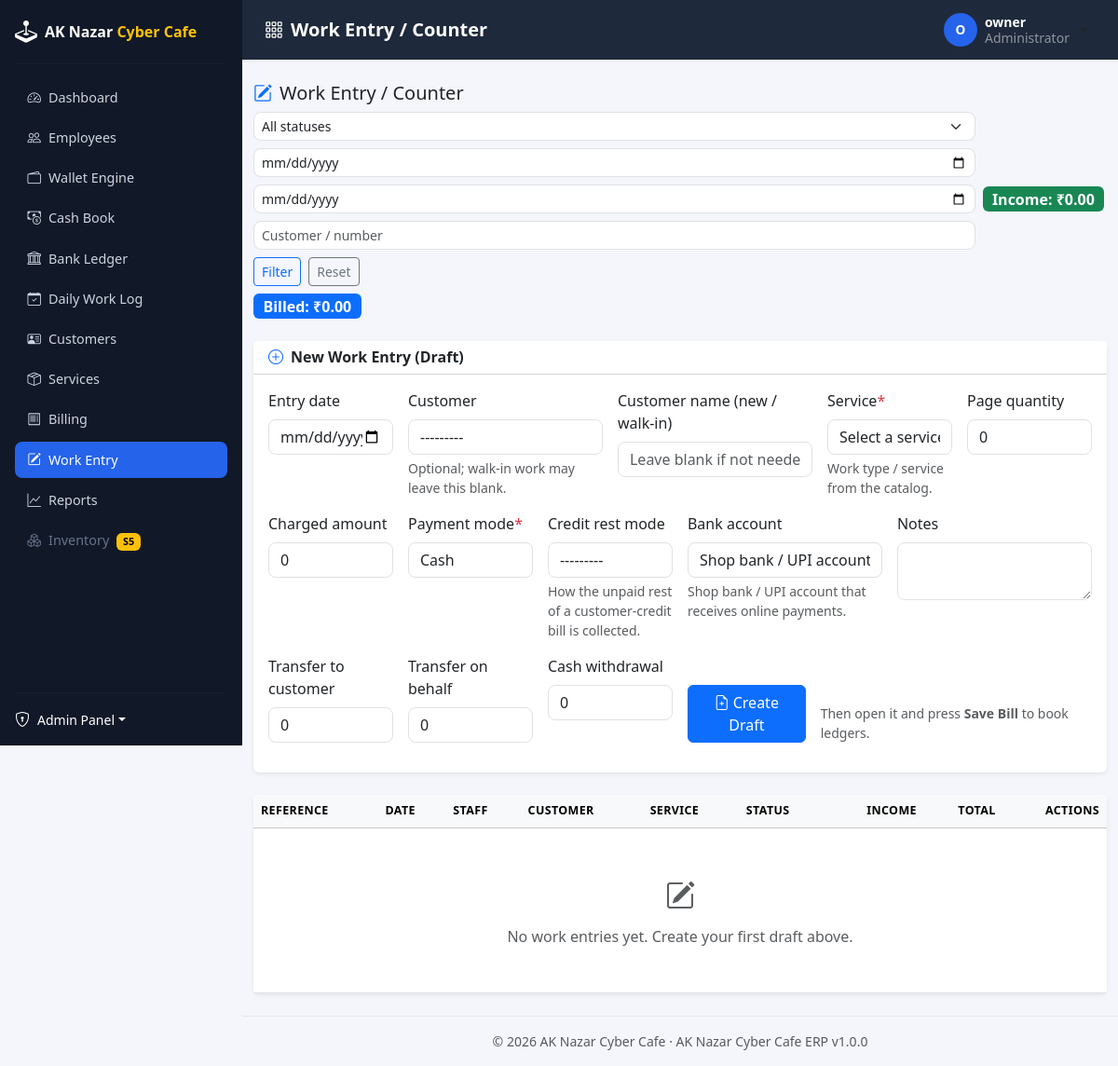
/workentry/ (signed in), run on an earlier commit of the app's database.
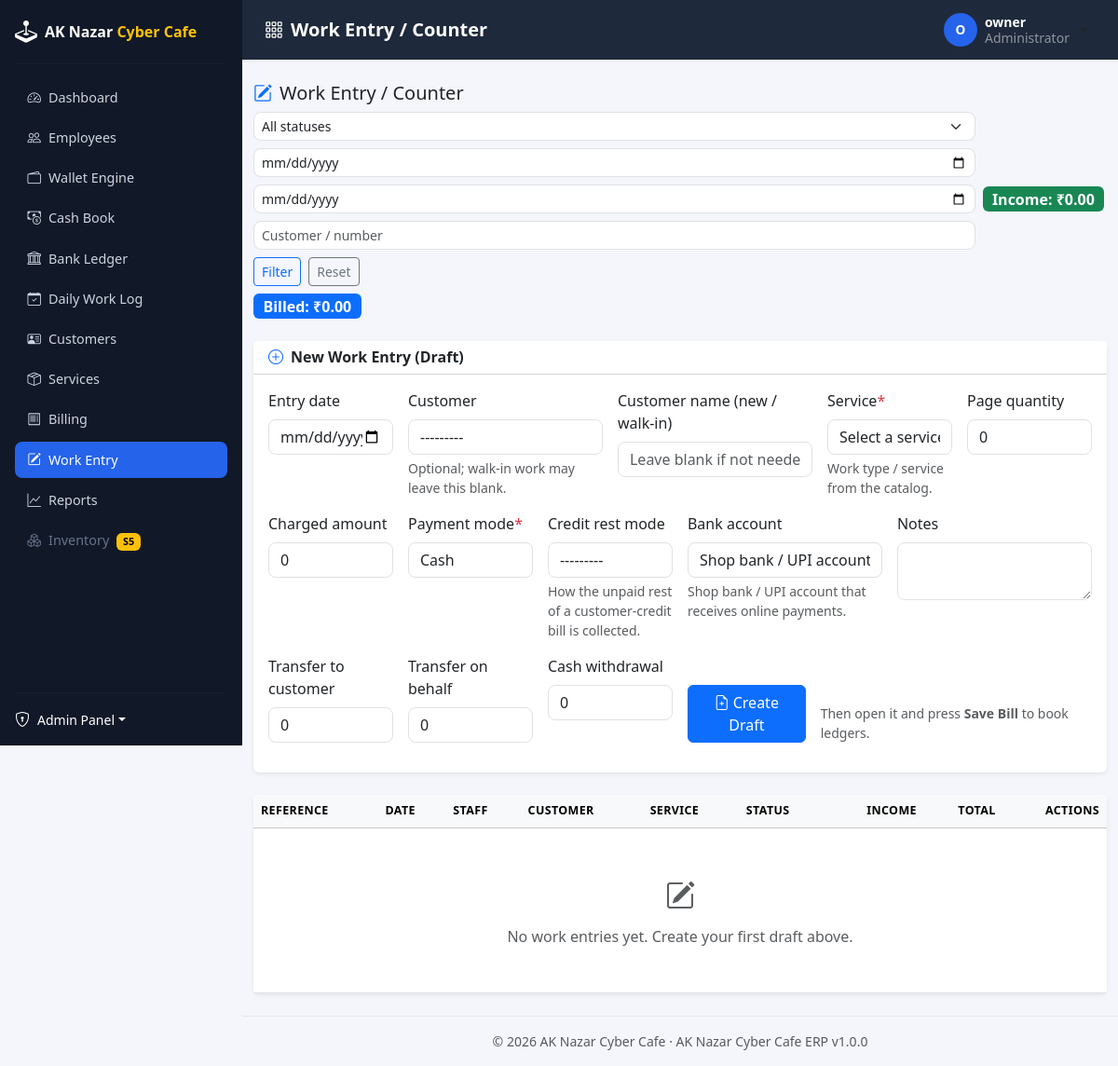
And on a later commit of the database.
### apps/services/models/service.py (models this page shows, shortened)
class Service(BaseModel):
    name = models.CharField(max_length=150, unique=True)
    category = models.ForeignKey(
        Category,
        on_delete=models.PROTECT,
        null=True,
        blank=True,
        related_name="services",
        db_index=True,
        help_text="Optional; defaults to the 'Other' category.",
    )
    unit = models.CharField(max_length=50, blank=True, help_text="Billing unit, e.g. 'per hour', 'per page'.")
    price = money_field()
    description = models.TextField(blank=True)
    class Meta:
        ordering = ["category__name", "name"]
        verbose_name = "Service"
        verbose_name_plural = "Services"
        indexes = [
            models.Index(fields=["category", "name"]),
        ]
    def __str__(self):
        return f"{self.name} ({self.price})"

### apps/workentry/views/workentry.py (the view, shortened to what this page needs)
# urls.py: path("", workentry_views.WorkEntryListView.as_view(), name="list"),
class WorkEntryListView(LoginRequiredMixin, PermissionRequiredMixin, ListView):
    permission_required = "workentry.view_workentry"
    template_name = "workentry/workentry_list.html"
    context_object_name = "entries"
    paginate_by = 20
    def get_queryset(self):
        staff = self.request_staff
        is_manager = staff is not None and (
            staff.is_supervisor or staff.role == Role.ACCOUNTANT
        )
        filters = {
            "status": self.request.GET.get("status", ""),
            "from_date": self.request.GET.get("from_date", ""),
            "to_date": self.request.GET.get("to_date", ""),
            "q": self.request.GET.get("q", ""),
        }
        staff_filter = self.request.GET.get("staff", "")
        if is_manager and staff_filter:
            filters["staff"] = staff_filter
        return WorkEntrySelector.list_entries(filters, staff=staff, is_manager=is_manager)
    @property
    def request_staff(self):
        return getattr(self.request.user, "employee", None)
    def get_context_data(self, **kwargs):
        context = super().get_context_data(**kwargs)
        staff = self.request_staff
        context["page_title"] = "Work Entry / Counter"
        context["statuses"] = WorkEntryStatus.choices
        context["is_manager"] = staff is not None and (
            staff.is_supervisor or staff.role == Role.ACCOUNTANT
        )
        if context["is_manager"]:
            context["staff_options"] = Employee.objects.filter(status="ACTIVE").order_by("full_name")
        context["totals"] = WorkEntrySelector.income_totals(self.object_list)
        if self.request.user.has_perm("workentry.add_workentry"):
            context["workentry_form"] = WorkEntryForm()
        return context

### apps/accounts/models/user.py (called while the page is built)
    def get_full_name(self):
        full_name = " ".join(part for part in (self.first_name, self.last_name) if part).strip()
        return full_name or self.username

    def get_short_name(self):
        return self.first_name or self.username

### apps/common/context_processors.py (called while the page is built)
def erp_context(request):
    return {
        "ERP_APP_NAME": settings.ERP_APP_NAME,
        "ERP_APP_VERSION": settings.ERP_APP_VERSION,
        "ERP_COMPANY_NAME": settings.ERP_COMPANY_NAME,
        "ERP_COMPANY_ADDRESS": settings.ERP_COMPANY_ADDRESS,
    }

### apps/common/managers.py (called while the page is built)
    def get_queryset(self):
        return super().get_queryset().filter(deleted_at__isnull=True)

### apps/common/templatetags/erp_tags.py (called while the page is built)
@register.filter(name="inr")
def inr(value, decimal_places: int = 2) -> str:
    if value in (None, ""):
        return "\u20b90.00"
    try:
        amount = Decimal(str(value))
    except Exception:
        return str(value)
    amount = amount.quantize(Decimal("1." + "0" * decimal_places), rounding=ROUND_HALF_UP)
    formatted = number_format(amount, decimal_pos=decimal_places, use_l10n=True)
    return f"\u20b9{formatted}"

@register.filter(name="add_class")
def add_class(field, css_class: str):
    return field.as_widget(attrs={"class": css_class})

### templates/workentry/workentry_list.html (shortened to what the changed rows need)
{% extends "base.html" %}
{% load erp_tags %}
{% block content %}
{% if workentry_form %}
    <div class="card shadow-sm border-0 mb-4">
        <div class="card-body">
            <form method="post">
                <div class="row g-3">
                    <div class="col-md-2">{% include "includes/field.html" with field=workentry_form.entry_date %}</div>
                    <div class="col-md-3">{% include "includes/field.html" with field=workentry_form.customer %}</div>
                    <div class="col-md-3">{% include "includes/field.html" with field=workentry_form.customer_name %}</div>
                    <div class="col-md-2">{% include "includes/field.html" with field=workentry_form.service %}</div>
                    <div class="col-md-2">{% include "includes/field.html" with field=workentry_form.page_quantity %}</div>
                </div>
                <div class="row g-3">
                    <div class="col-md-2">{% include "includes/field.html" with field=workentry_form.charged_amount %}</div>
                    <div class="col-md-2">{% include "includes/field.html" with field=workentry_form.payment_mode %}</div>
                    <div class="col-md-2">{% include "includes/field.html" with field=workentry_form.credit_rest_mode %}</div>
                    <div class="col-md-3">{% include "includes/field.html" with field=workentry_form.bank_account %}</div>
                    <div class="col-md-3">{% include "includes/field.html" with field=workentry_form.notes %}</div>
                </div>
                <div class="row g-3">
                    <div class="col-md-2">{% include "includes/field.html" with field=workentry_form.transfer_to_customer %}</div>
                    <div class="col-md-2">{% include "includes/field.html" with field=workentry_form.transfer_on_behalf %}</div>
                    <div class="col-md-2">{% include "includes/field.html" with field=workentry_form.cash_withdrawal %}</div>
                </div>
            </form>
        </div>
    </div>
{% endif %}
<div class="card shadow-sm border-0">
    <div class="table-responsive">
        <table class="table table-hover align-middle mb-0">
            <thead class="table-light">
                <tr>
                    <th scope="col">Reference</th>
                    <th scope="col">Date</th>
                    <th scope="col">Staff</th>
                    <th scope="col">Customer</th>
                    <th scope="col">Service</th>
                    <th scope="col">Status</th>
                    <th scope="col" class="text-end">Income</th>
                    <th scope="col" class="text-end">Total</th>
                    <th scope="col" class="text-end">Actions</th>
                </tr>
            </thead>
        </table>
    </div>
</div>
{% endblock %}

### templates/includes/field.html (shortened to what this page needs)
{% load erp_tags %}
<div class="mb-3">
    <label for="{{ field.id_for_label }}" class="form-label">
        {{ field.label }}{% if field.field.required %}<span class="text-danger">*</span>{% endif %}
    </label>
    {{ field|add_class:"form-control" }}
    {% if field.help_text %}<div class="form-text">{{ field.help_text }}</div>{% endif %}
</div>

What changed in the data, as far as the page shows it:
no longer on this page (row edited): Service: label "Cash withdrawal"
Also different on the page:
{{ field.label }}: "…customer Transfer on behalf" → "…customer Transfer on behalf Cash withdrawal"
